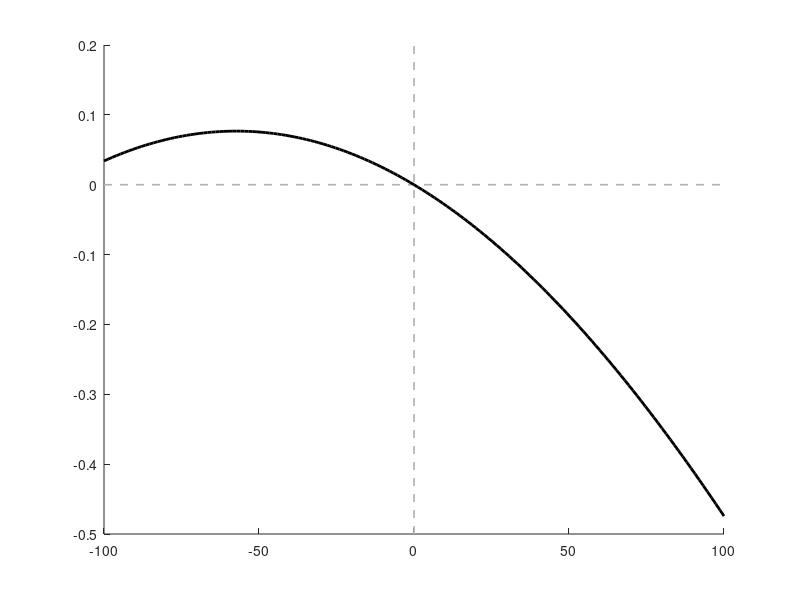

Write the MATLAB code that produced this figure. (Note: this script raises an error after producing the figure.)
close all

% Often, eye trackers report gaze position as a location on the screen.
% When converting this position to an eye orientation, this position is
% first transformed to a vector with respect to a reference position and
% this on-screen vector is then transformed to an eye orientation using
% trigonometry. This calculation has the assumption that the axis from the
% observer's eye to the reference position on the screen is perpendicular
% to the screen. These assumptions in practice often do not hold, for
% instance because the reference position is not right ahead of the eye but
% shifted vertically, or because the screen is tilted around a horizontal
% axis. With this simulation we calculate the error that violation of
% this assumption introduces in the estimated gaze angle.
%
% We perform this simulation in 1D (imagine vertical) as that is
% sufficient to illustrate the magnitude of errors introduced.
%
% What we compute is the following. We take a fixed on-screen gaze position
% on the screen as indicated by an eye tracker. The position corresponds to
% a 10 deg gaze angle with respect to the reference position (screen
% center) in the condition where the assumption holds, i.e., the eye is
% positioned right in front of the reference position and the screen is not
% tilted. We then either shift or tilt the screen and compute what the
% required _actual_ gaze angle is that would produce the same on-screen
% gaze position. The difference between the gaze angle that would be
% computed given the screen position (always 10 deg) and the actual gaze
% position that would produce this gaze position is the error due to
% violation of the given assumption.


screenDistance = 650;   % the screen is positioned 650 mm aways from the eye
gazeDirection = 10;     % the gaze direction is 10 deg below the reference position on the screen

shiftRange = 100;       % the screen is shifted vertically by up to 200 mm
tiltRange = 10;         % the screen is titled along a horizontal axis by up to 20 degrees

nstep = 151;
ylims = [-0.5 .20001];

% compute the gazePosition on the screen w.r.t. the reference position if
% the assumptions hold
gazePosition = screenDistance*tand(gazeDirection);


% When the screen is shifted, compute the gaze rotation from the reference
% position that yields the same on-screen gaze position
shifts = linspace(-shiftRange,shiftRange,nstep);
shiftAngles = atand((gazePosition+shifts)/screenDistance)-atand(shifts/screenDistance);


% when the screen is tilted, compute the gaze rotation from the reference
% position that yields the same on-screen gaze position
tilts = linspace(-tiltRange,tiltRange,nstep);
viewingDistance = sqrt(screenDistance^2+gazePosition^2-2*screenDistance*gazePosition*cosd(90+tilts));   % length of gazeVector to screen, using law of cosines
tiltAngles = asind(gazePosition*sind(90+tilts)./viewingDistance);   % using law of sines


% plot actual gaze directions when the screen is shifted
figure
plot(shifts([1 end]),[0 0],'Color',[.7 .7 .7],'LineStyle','--','LineWidth',1.2)
hold on
plot([0 0],ylims,'Color',[.7 .7 .7],'LineStyle','--','LineWidth',1.2)
plot(shifts,shiftAngles-gazeDirection,'k','LineWidth',2)
axis tight
ax = gca;
box off
ax.YAxis.TickLabelFormat = '%.1f';
ax.XLabel.FontSize = 16;
ax.XAxis.FontSize = 13;
ax.YLabel.FontSize = 16;
ax.YAxis.FontSize = 13;
xlabel('Shift (mm)')
ylabel('Error in estimated gaze angle (deg)')
ylim(ylims)
yyaxis right
ylabel('Error in estimated gaze angle (%)')
ax.YLabel.FontSize = 16;
ax.YAxis(2).TickLabelFormat = '% .0f';
ax.YAxis(2).FontSize = 13;
ax.YAxis(2).Color = [0 0 0];
ylim(ylims/gazeDirection*100)
print('error_shift.png','-dpng','-r300')

% illustrate the geometry of the two extreme cases and the case when the
% assumption holds
figure
screen = 150;
subplot(3,1,1), hold on, axis ij
s = 1;
title(sprintf('screen shift = %d mm',shifts(s)))
plot(0,0,'ko')
plot(screenDistance*[1 1],[-screen screen]+shifts(s),'k-')
plot([0 screenDistance],[0 shifts(s)],'b-')
plot(screenDistance*[1 1],[0 gazePosition]+shifts(s),'c-')
plot(screenDistance,gazePosition+shifts(s),'ro')
plot([0 screenDistance],[0 gazePosition+shifts(s)],'r-')
xlim([0 screenDistance])
ylim([-screen+min(shifts) screen+max(shifts)])

subplot(3,1,2), hold on, axis ij
s = ceil(length(shifts)/2);
title(sprintf('screen shift = %d mm',shifts(s)))
plot(0,0,'ko')
plot(screenDistance*[1 1],[-screen screen]+shifts(s),'k-')
plot([0 screenDistance],[0 shifts(s)],'b-')
plot(screenDistance*[1 1],[0 gazePosition]+shifts(s),'c-')
plot(screenDistance,gazePosition+shifts(s),'ro')
plot([0 screenDistance],[0 gazePosition+shifts(s)],'r-')
xlim([0 screenDistance])
ylim([-screen+min(shifts) screen+max(shifts)])

subplot(3,1,3), hold on, axis ij
s = length(shifts);
title(sprintf('screen shift = %d mm',shifts(s)))
plot(0,0,'ko')
plot(screenDistance*[1 1],[-screen screen]+shifts(s),'k-')
plot([0 screenDistance],[0 shifts(s)],'b-')
plot(screenDistance*[1 1],[0 gazePosition]+shifts(s),'c-')
plot(screenDistance,gazePosition+shifts(s),'ro')
plot([0 screenDistance],[0 gazePosition+shifts(s)],'r-')
xlim([0 screenDistance])
ylim([-screen+min(shifts) screen+max(shifts)])


% plot actual gaze directions when the screen is tilted
figure
plot(tilts([1 end]),[0 0],'Color',[.7 .7 .7],'LineStyle','--','LineWidth',1.2)
hold on
plot([0 0],ylims,'Color',[.7 .7 .7],'LineStyle','--','LineWidth',1.2)
plot(tilts,tiltAngles-gazeDirection,'k','LineWidth',2)
axis tight
ax = gca;
box off
ax.YAxis.TickLabelFormat = '%.1f';
ax.XLabel.FontSize = 16;
ax.XAxis.FontSize = 13;
ax.YLabel.FontSize = 16;
ax.YAxis.FontSize = 13;
xlabel('Tilt (deg)')
ylabel('Error in estimated gaze angle (deg)')
ylim(ylims)
yyaxis right
ylabel('Error in estimated gaze angle (%)')
ax.YLabel.FontSize = 16;
ax.YAxis(2).TickLabelFormat = '% .0f';
ax.YAxis(2).FontSize = 13;
ax.YAxis(2).Color = [0 0 0];
ylim(ylims/gazeDirection*100)
print('error_tilt.png','-dpng','-r300')

% illustrate the geometry of the two extreme cases and the case when the
% assumption holds
figure
subplot(3,1,1), hold on, axis ij
s = 1;
title(sprintf('screen tilt = %d deg',tilts(s)))
plot(0,0,'ko')
plot(screenDistance+[-1 1]*screen*sind(tilts(s)), [-1 1]*screen*cosd(tilts(s)), 'k-')
plot(screenDistance+gazePosition*sind(tilts(s)),gazePosition*cosd(tilts(s)),'ro')
plot([0 screenDistance+gazePosition*sind(tilts(s))],[0 gazePosition*cosd(tilts(s))],'r-')
plot([0 screenDistance],[0 0],'b-')
plot(screenDistance+[0 gazePosition*sind(tilts(s))],[0 gazePosition*cosd(tilts(s))],'c-')
ylim([-1 1]*screen);
xlim([0 screenDistance+screen*sind(tiltRange)])

subplot(3,1,2), hold on, axis ij
s = ceil(length(shifts)/2);
title(sprintf('screen tilt = %d deg',tilts(s)))
plot(0,0,'ko')
plot(screenDistance+[-1 1]*screen*sind(tilts(s)), [-1 1]*screen*cosd(tilts(s)), 'k-')
plot(screenDistance+gazePosition*sind(tilts(s)),gazePosition*cosd(tilts(s)),'ro')
plot([0 screenDistance+gazePosition*sind(tilts(s))],[0 gazePosition*cosd(tilts(s))],'r-')
plot([0 screenDistance],[0 0],'b-')
plot(screenDistance+[0 gazePosition*sind(tilts(s))],[0 gazePosition*cosd(tilts(s))],'c-')
ylim([-1 1]*screen);
xlim([0 screenDistance+screen*sind(tiltRange)])

subplot(3,1,3), hold on, axis ij
s = length(shifts);
title(sprintf('screen tilt = %d deg',tilts(s)))
plot(0,0,'ko')
plot(screenDistance+[-1 1]*screen*sind(tilts(s)), [-1 1]*screen*cosd(tilts(s)), 'k-')
plot(screenDistance+gazePosition*sind(tilts(s)),gazePosition*cosd(tilts(s)),'ro')
plot([0 screenDistance+gazePosition*sind(tilts(s))],[0 gazePosition*cosd(tilts(s))],'r-')
plot([0 screenDistance],[0 0],'b-')
plot(screenDistance+[0 gazePosition*sind(tilts(s))],[0 gazePosition*cosd(tilts(s))],'c-')
ylim([-1 1]*screen);
xlim([0 screenDistance+screen*sind(tiltRange)])
